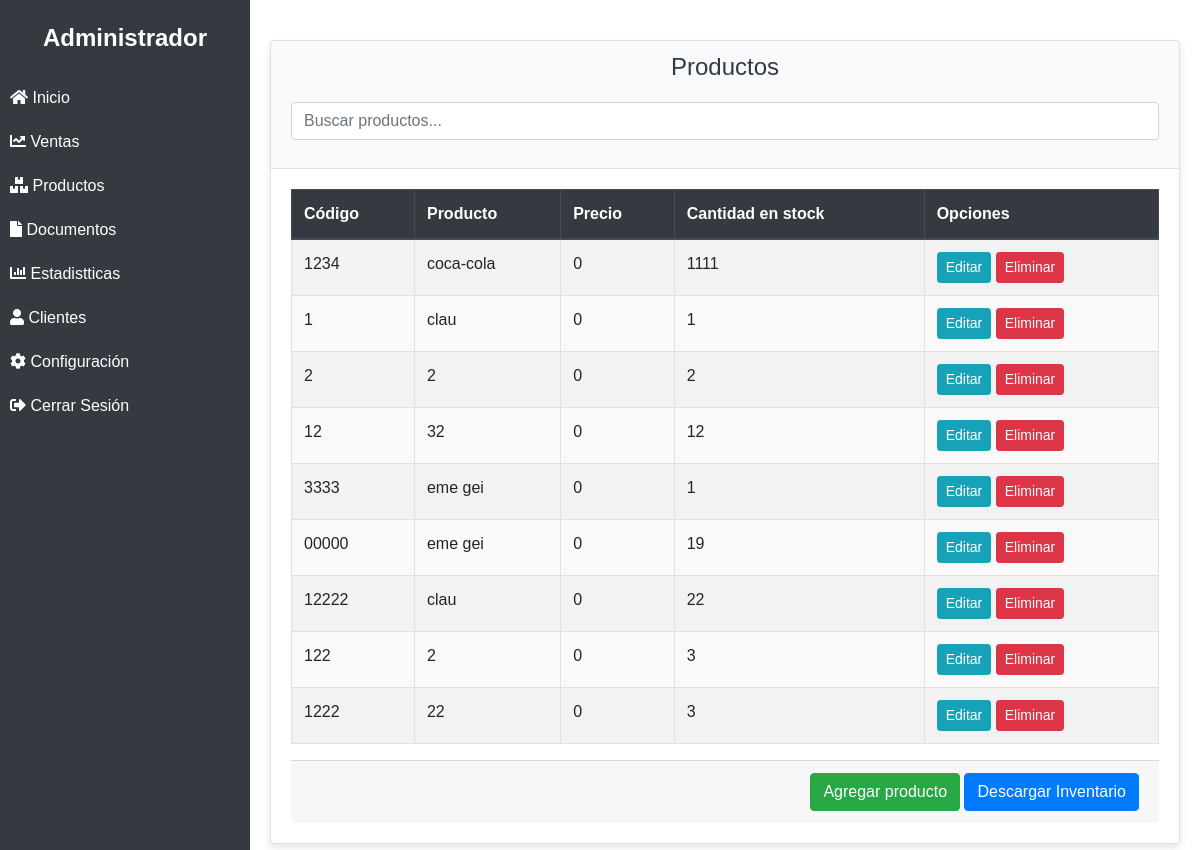
/productos/, run on the app's committed database.
### tienda/models.py (models this page shows, shortened)
class Producto(models.Model):
    codigo = models.CharField(primary_key=True, max_length=20)
    nombre = models.CharField(max_length=50)
    cantidad = models.PositiveSmallIntegerField()
    precio = models.IntegerField(default=0)

### tienda/views.py (the view)
# urls.py: path('productos/', index, name='index.html'),
def index(request):
    productos = Producto.objects.all()
    form = ProductoForm()
    mensaje = None
    if 'messages' in request.session:
        mensaje = request.session.pop('messages')
    return render(request, 'productos/index.html', {'productos': productos, 'form': form, 'mensaje': mensaje})

### tienda/forms.py
class ProductoForm(forms.ModelForm):
    class Meta:
        model = Producto
        fields = ['codigo', 'nombre', 'cantidad', 'precio']

### tienda/templates/productos/index.html (shortened to what this page needs)
{% extends "base.html" %}
{% load static %}
{% block body %}
<div class="container-main">
    <div class="main-content">
        <div class="card">
            <div class="card-header">
                <h2 class="text-center product-list-title">Productos</h2>
                <div class="form-group">
                    <input type="text" class="form-control" id="buscarProducto" placeholder="Buscar productos...">
                </div>
            </div>
            <div class="card-body">
                <table class="table table-striped table-bordered">
                    <thead class="thead-dark">
                        <tr>
                            <th scope="col">Código</th>
                            <th scope="col">Producto</th>
                            <th scope="col">Precio</th>
                            <th scope="col">Cantidad en stock</th>
                            <th scope="col">Opciones</th>
                        </tr>
                    </thead>
                    <tbody id="productoLista">
                        {% for p in productos %}
                        <tr class="producto-item">
                            <td class="producto-codigo">{{ p.codigo }}</td>
                            <td class="producto-nombre">{{ p.nombre }}</td>
                            <td>{{ p.precio }}</td>
                            <td>{{ p.cantidad }}</td>
                            <td>
                                <a href="/productos/editar/{{ p.codigo }}" class="btn btn-info btn-sm">Editar</a>
                                <a href="/productos/eliminar/{{ p.codigo }}" class="btn btn-danger btn-sm">Eliminar</a>
                            </td>
                        </tr>
                        {% empty %}
                        <tr>
                            <td colspan="5">No hay productos disponibles.</td>
                        </tr>
                        {% endfor %}
                    </tbody>
                </table>
                <div class="card-footer text-right">
                    <a href="/productos/crear" class="btn btn-success">Agregar producto</a>
                    <form action="{% url 'descargar_productos_pdf' %}" method="get" class="d-inline">
                        <button type="submit" class="btn btn-primary">Descargar Inventario</button>
                    </form>
                </div>
            </div>
        </div>
    </div>
</div>
{% endblock %}

### tienda/templates/base.html (shortened to what this page needs)
{% load static %}
<!DOCTYPE html>
<html lang="es">
<head>
    <link rel="stylesheet" href="https://stackpath.bootstrapcdn.com/bootstrap/4.5.2/css/bootstrap.min.css">
    <link rel="stylesheet" href="https://cdnjs.cloudflare.com/ajax/libs/font-awesome/5.15.3/css/all.min.css">
    <link rel="stylesheet" href="/static/css/style.css">
    <link rel='stylesheet' href='https://unpkg.com/boxicons@2.1.4/css/boxicons.min.css'>
</head>
<body>
    <div class="sidebar">
        <div class="logo">Administrador</div>
        <ul>
            <li><a href="#"><i class="fas fa-home"></i> Inicio</a></li>
            <li><a href="/ventas"><i class="fas fa-chart-line"></i> Ventas</a></li>
            <li><a href="/productos"><i class="fas fa-boxes"></i> Productos</a></li>
            <li><a href="/documentos"><i class="fa fa-file" ></i> Documentos</a></li>
            <li><a href="#"><i class="fas fa-chart-bar"></i> Estadistticas</a></li>
            <li><a href="/clientes"><i class="fas fa-user"></i> Clientes</a></li>
            <li><a href="#"><i class="fas fa-cog"></i> Configuración</a></li>
            <li><a href="#"><i class="fas fa-sign-out-alt"></i> Cerrar Sesión</a></li>
        </ul>
    </div>
<section class="home-section">
    {% block body %}
    {% endblock %}
</section>
</body>
</html>

### tienda/static/css/style.css (style rules this page uses)
.sidebar { background-color: #343a40; color: #ffffff; width: 250px; height: 100%; position: fixed; top: 0; left: 0; overflow-x: hidden; padding-top: 20px; }
.sidebar ul { list-style-type: none; padding: 0; }
.sidebar ul li { padding: 10px; }
.sidebar ul li a { color: #ffffff; text-decoration: none; }
.sidebar .logo { font-size: 1.5rem; font-weight: bold; text-align: center; margin-bottom: 20px; }
.home-section { margin-left: 250px; padding: 20px; }
body { font-family: Arial, sans-serif; }
table { width: 100%; border-collapse: collapse; margin-bottom: 20px; }
th, td { border: 1px solid #ddd; padding: 8px; text-align: left; }
th { background-color: #f2f2f2; }
tr:nth-child(even) { background-color: #f9f9f9; }
.product-list-title { font-size: 1.5rem; color: #343a40; margin-bottom: 20px; }
.card-body { padding: 20px; }
.card { margin-top: 20px; box-shadow: 0 4px 8px rgba(0, 0, 0, 0.1); }
.card-header { background-color: #f8f9fa; border-bottom: 1px solid #dee2e6; }

### data on the page
Producto: codigo "1234", nombre "coca-cola", precio "0", cantidad "1111"
Producto: codigo "1", nombre "clau", precio "0", cantidad "1"
Producto: codigo "2", nombre "2", precio "0", cantidad "2"
Producto: codigo "12", nombre "32", precio "0", cantidad "12"
Producto: codigo "3333", nombre "eme gei", precio "0", cantidad "1"
Producto: codigo "00000", nombre "eme gei", precio "0", cantidad "19"
Producto: codigo "12222", nombre "clau", precio "0", cantidad "22"
Producto: codigo "122", nombre "2", precio "0", cantidad "3"
Producto: codigo "1222", nombre "22", precio "0", cantidad "3"
